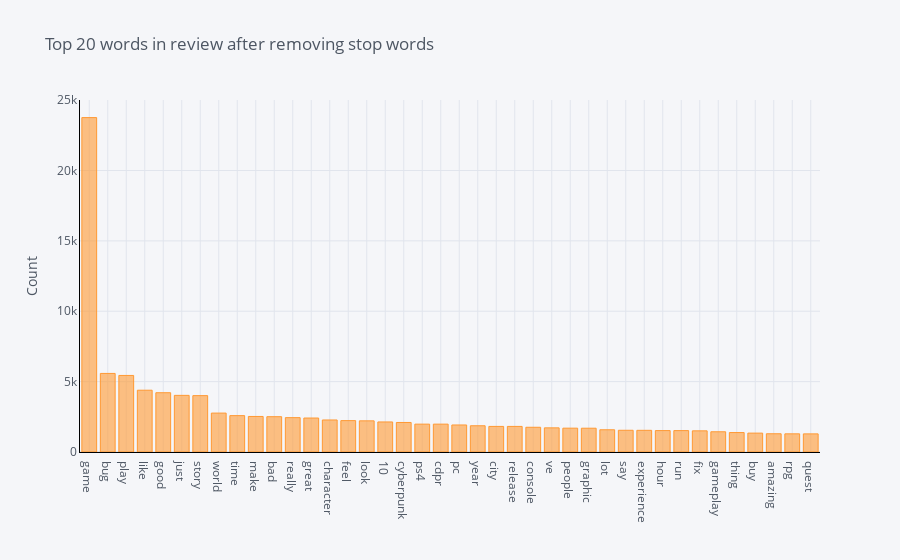

The code cell stored with this chart in its notebook:
### Markdown cell above
### 1-Gram Analysis

### Code cell
def get_top_n_words(corpus, n=None):
    vec = CountVectorizer(stop_words = 'english').fit(corpus)
    bag_of_words = vec.transform(corpus)
    sum_words = bag_of_words.sum(axis=0) 
    words_freq = [(word, sum_words[0, idx]) for word, idx in vec.vocabulary_.items()]
    words_freq =sorted(words_freq, key = lambda x: x[1], reverse=True)
    return words_freq[:n]
    
common_words = get_top_n_words(df_user_rev['lemmatized_user_rev'], 40)
# for word, freq in common_words:
#     print(word, freq)
df2 = pd.DataFrame(common_words, columns = ['ReviewText' , 'count'])
df2.groupby('ReviewText').sum()['count'].sort_values(ascending=False).iplot(
    kind='bar', yTitle='Count', linecolor='black', title='Top 20 words in review after removing stop words')

### Figure 1 — Plotly figure (JSON) as saved in the notebook; plotly's stock layout.template omitted (floating-point values rounded to 4 significant figures)
{"data": [{"marker": {"color": "rgba(255, 153, 51, 0.6)", "line": {"color": "rgba(255, 153, 51, 1.0)", "width": 1}}, "name": "count", "orientation": "v", "text": "", "type": "bar", "x": ["game", "bug", "play", "like", "good", "just", "story", "world", "time", "make", "bad", "really", "great", "character", "feel", "look", "10", "cyberpunk", "ps4", "cdpr", "pc", "year", "city", "release", "console", "ve", "people", "graphic", "lot", "say", "experience", "hour", "run", "fix", "gameplay", "thing", "buy", "amazing", "rpg", "quest"], "y": [23757, 5582, 5439, 4390, 4211, 4024, 4004, 2764, 2584, 2525, 2508, 2440, 2414, 2275, 2230, 2214, 2134, 2097, 1980, 1980, 1920, 1864, 1818, 1818, 1757, 1716, 1694, 1690, 1579, 1544, 1540, 1522, 1520, 1503, 1437, 1382, 1341, 1296, 1291, 1287]}], "layout": {"legend": {"bgcolor": "#F5F6F9", "font": {"color": "#4D5663"}}, "paper_bgcolor": "#F5F6F9", "plot_bgcolor": "#F5F6F9", "title": {"font": {"color": "#4D5663"}, "text": "Top 20 words in review after removing stop words"}, "xaxis": {"gridcolor": "#E1E5ED", "linecolor": "black", "showgrid": true, "tickfont": {"color": "#4D5663"}, "title": {"font": {"color": "#4D5663"}, "text": ""}, "zerolinecolor": "#E1E5ED"}, "yaxis": {"gridcolor": "#E1E5ED", "linecolor": "black", "showgrid": true, "tickfont": {"color": "#4D5663"}, "title": {"font": {"color": "#4D5663"}, "text": "Count"}, "zerolinecolor": "#E1E5ED"}}}
